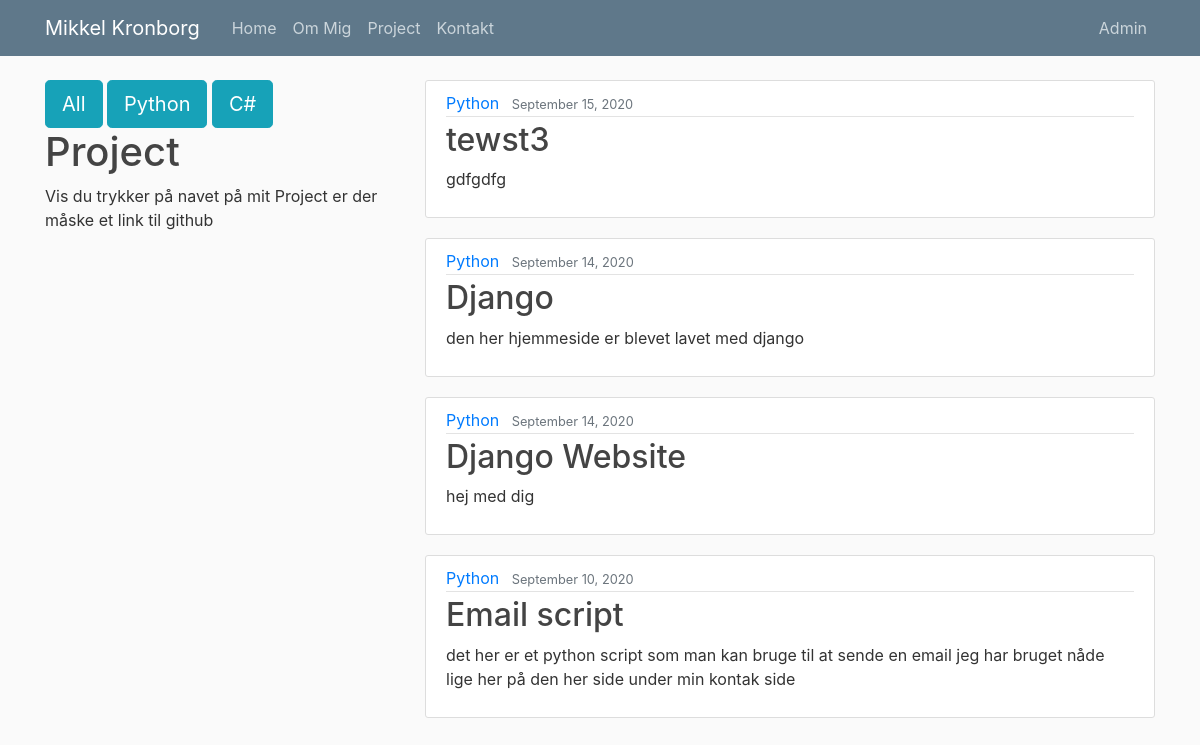
The app's page /project/python/ (signed in) with its own data.
### web/models.py (models this page shows, shortened)
class Post(models.Model):
    title = models.CharField(max_length=100)
    language = models.CharField(max_length=50)
    link = models.CharField(max_length=300)
    content = models.TextField()
    date_posted = models.DateTimeField(default=timezone.now)
    author = models.ForeignKey(User, on_delete=models.CASCADE)

### web/views.py (the view)
# urls.py: path('project/python/', PythonList.as_view(), name='web-python'),
class PythonList(ListView):
    model = Post
    template_name = 'web/ppython.html'  # <app>/<model>_<viewtype>.html
    context_object_name = 'posts'
    ordering = ['-date_posted']

### web/templates/web/ppython.html
{% extends "web/base.html" %}
{% load static %}
{% block content %}
<div class="row">
  <div class="col-4">
    <div class="form-actions">
        <a href='{% url 'web-project' %}'><button class="btn btn-info btn-lg">All</button></a>
        <a href='{% url 'web-python' %}'><button class="btn btn-info btn-lg">Python</button></a>
        <a href='{% url 'web-c#' %}'><button class="btn btn-info btn-lg">C#</button></a>
    </div>
      <h1>Project</h1>
      <p>
          Vis du trykker på
          navet på mit Project er der måske et link til github
      </p>
  </div>
  <div class="col-8">
      {% for post in posts %}
          {% if post.language == "Python" %}
            <article class="media content-section">
              <div class="media-body">
                <div class="article-metadata">
                  <a class="mr-2" href="#">{{ post.language }}</a>
                  <small class="text-muted">{{ post.date_posted|date:"F d, Y" }}</small>
                </div>
                <h2><a class="article-title" href="{{ post.link }}" target="_blank">{{ post.title }}</a></h2>
                <p class="article-content">{{ post.content }}</p>
              </div>
            </article>
          {% endif %}
        {% endfor %}
{% endblock content %}

### web/static/web/main.css (style rules this page uses)
body { background: #fafafa; color: #333333; margin-top: 5rem; }
h1, h2, h3, h4, h5, h6 { color: #444444; }
.content-section { background: #ffffff; padding: 10px 20px; border: 1px solid #dddddd; border-radius: 3px; margin-bottom: 20px; }
.article-title { color: #444444; }
.article-content { white-space: pre-line; }
.article-metadata { padding-bottom: 1px; margin-bottom: 4px; border-bottom: 1px solid #e3e3e3 }

### records on screen
Post: language "Python", date_posted "September 15, 2020", title "tewst3", content "gdfgdfg"
Post: language "Python", date_posted "September 14, 2020", title "Django", content "den her hjemmeside er blevet lavet med django"
Post: language "Python", date_posted "September 14, 2020", title "Django Website", content "hej med dig"
Post: language "Python", date_posted "September 10, 2020", title "Email script", content "det her er et python script som man kan bruge til at sende en email jeg har bruget nåde lige her på den her side under min kontak side"
